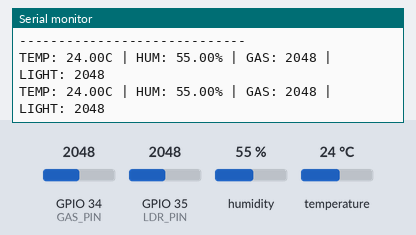
A sketch run on a simulated ESP32. Parts: the last lines printed to the serial monitor. Inputs (shaded band) come from the test bench; at power-on: humidity 55 %, GPIO 34 (GAS_PIN) = 2048, GPIO 35 (LDR_PIN) = 2048, temperature 24 °C (analog values on the 0–4095 scale).

Above: at 2.8 s.
2.9 s: humidity set to 22 %
At 5.3 s:
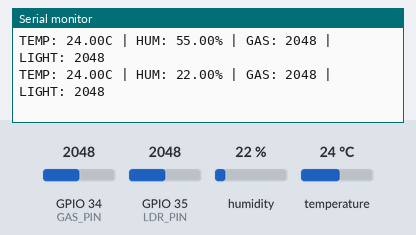
5.6 s: GPIO 34 (GAS_PIN) set to 2866
At 6.7 s:
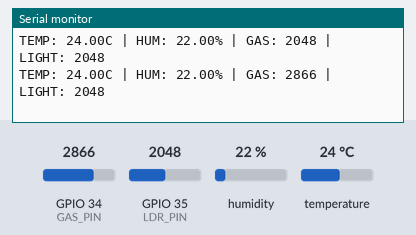
8.3 s: GPIO 35 (LDR_PIN) set to 2866
At 10.8 s:
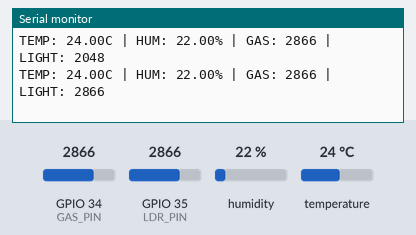
11.0 s: temperature set to 12 °C
At 12.6 s:
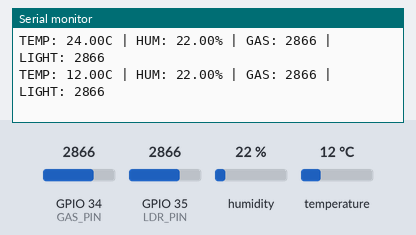
13.7 s: GPIO 34 (GAS_PIN) set to 3972
At 15.0 s:
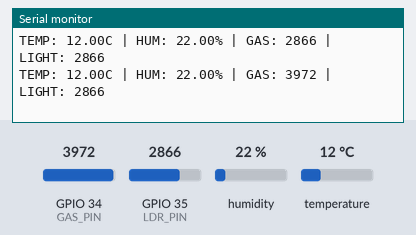
16.4 s: GPIO 35 (LDR_PIN) set to 3972
At 18.6 s:
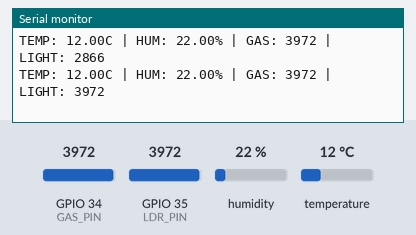
Timing chart, 0 to 20.1 s (numbered marks = the images above; inputs shaded):
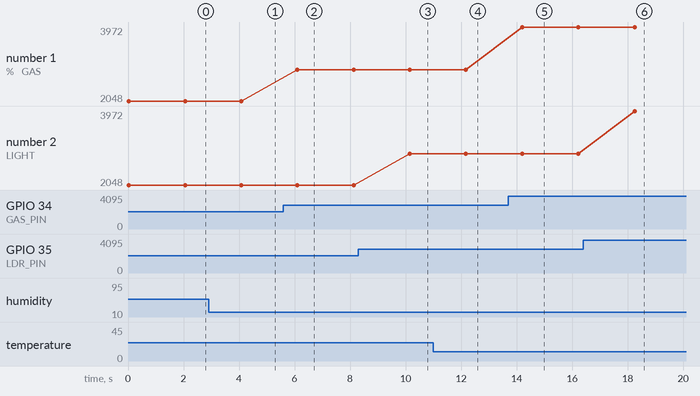

The sketch:

ultrasonic_test.ino
```cpp
/*
 * KAI PROJECT - SINGLE SIDED SENSOR TEST
 * Pins clustered on the VIN side (Bottom of board)
 * Connections: GPIO 33 (DHT11), 34 (MQ-2), 35 (LDR)
 */

#include "DHT.h"

// --- Pin Re-Mapping (All on the same side) ---
#define DHTPIN      33   // Moved to 33
#define DHTTYPE     DHT11
#define GAS_PIN     34   // Analog MQ-2
#define LDR_PIN     35   // Analog LDR

DHT dht(DHTPIN, DHTTYPE);

void setup() {
  Serial.begin(115200);
  Serial.println("\n--- KAI Single-Side Test Starting ---");

  dht.begin();

  // Set ADC resolution to 12-bit (0-4095) for ESP32
  analogReadResolution(12);

  Serial.println("Wiring Check:");
  Serial.println("- DHT11 Data -> GPIO 33");
  Serial.println("- MQ-2 AO    -> GPIO 34");
  Serial.println("- LDR Output -> GPIO 35");
  Serial.println("-----------------------------\n");
}

void loop() {
  // Read Humidity and Temp
  float h = dht.readHumidity();
  float t = dht.readTemperature();

  // Read Gas and Light
  int gasValue = analogRead(GAS_PIN);
  int lightValue = analogRead(LDR_PIN);

  // Serial Print
  Serial.print("TEMP: ");
  if (isnan(t)) Serial.print("ERR"); else Serial.print(t);
  Serial.print("C | HUM: ");
  if (isnan(h)) Serial.print("ERR"); else Serial.print(h);
  Serial.print("% | GAS: ");
  Serial.print(gasValue);
  Serial.print(" | LIGHT: ");
  Serial.println(lightValue);

  delay(2000); // 2 second interval
}
```

Measured:
- after the input at 2.9 s, the serial monitor: prints a new line after 1.2 s (image 1)
- after the input at 5.6 s, the serial monitor: prints a new line after 0.50 s (image 2)
- after the input at 8.3 s, the serial monitor: prints a new line after 1.9 s (image 3)
- after the input at 11.0 s, the serial monitor: prints a new line after 1.2 s (image 4)
- after the input at 13.7 s, the serial monitor: prints a new line after 0.50 s (image 5)
- after the input at 16.4 s, the serial monitor: prints a new line after 1.8 s (image 6)
- plotted number 1: 2048 → 2866 after the input at 5.6 s, 2866 → 3972 after the input at 13.7 s
